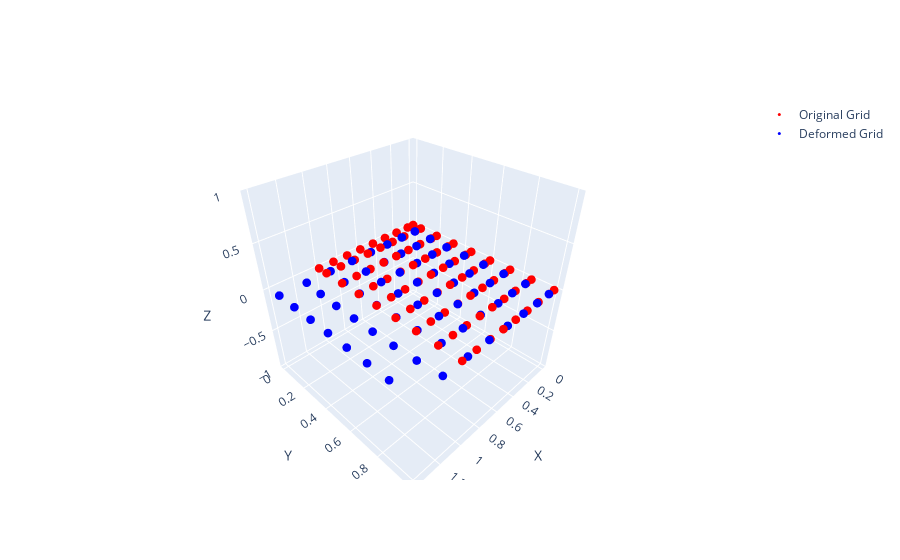

The notebook cell saved with this chart:
### Code cell
visualize_deformed_grid(csv_dir + shape_csv, output_path=csv_dir + "deformed_grid.png")

### Figure 1 — Plotly figure (JSON) as saved in the notebook; plotly's stock layout.template omitted (floating-point values rounded to 4 significant figures; data arrays with more than 128 entries replaced by an {"elided": "..."} marker saying what was removed)
{"data": [{"marker": {"color": "red", "size": 3, "symbol": "circle"}, "mode": "markers", "name": "Original Grid", "type": "scatter3d", "x": {"elided": "256 float values"}, "y": {"elided": "256 float values"}, "z": {"elided": "256 int values"}}, {"marker": {"color": "blue", "size": 3, "symbol": "circle"}, "mode": "markers", "name": "Deformed Grid", "type": "scatter3d", "x": {"elided": "256 float values"}, "y": {"elided": "256 float values"}, "z": {"elided": "256 int values"}}], "layout": {"scene": {"aspectmode": "cube", "xaxis": {"title": {"text": "X"}}, "yaxis": {"title": {"text": "Y"}}, "zaxis": {"title": {"text": "Z"}}}}}
